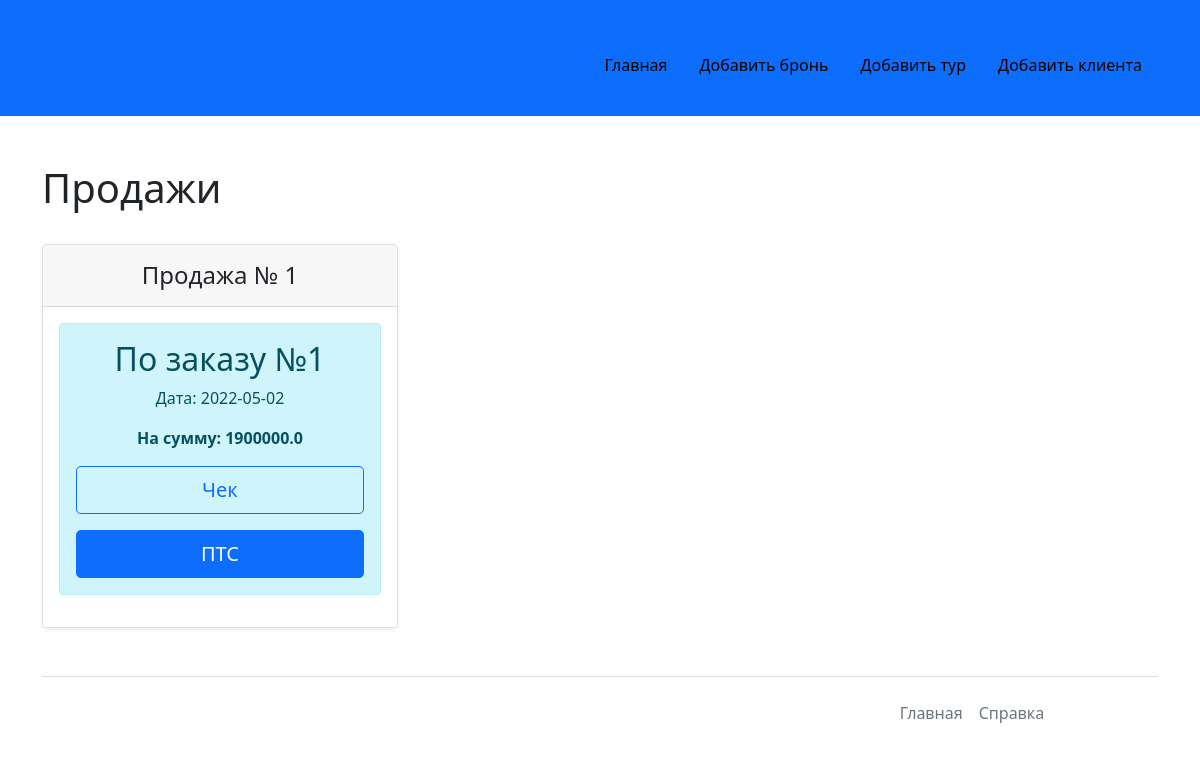
Page /reports on the committed database.
### app.py (models this page shows, shortened)
class Sale(db.Model):
    sale_id = db.Column(db.Integer, primary_key=True)
    order_id = db.Column(db.Integer, db.ForeignKey('order.order_id'), nullable=False)
    sale_cost = db.Column(db.Float, nullable=False)
    sale_date = db.Column(db.Date, nullable=False, default=datetime.utcnow())
    sale_entries = db.relationship('SaleEntry', backref='sale')

### app.py (the view)
@app.route('/reports')
def show_reports():
    sales = Sale.query.order_by(Sale.sale_id).all()
    return render_template("reports.html", sales=sales)

### templates/reports.html (shortened to what this page needs)
{% extends "base.html" %}
{% block html_body %}
    <div class="container mt-5">
        <h1>Продажи</h1><br>
        <div class="row row-cols-1 row-cols-md-3 mb-3 text-center">
            {% if sales|length > 0 %}
                {% for sale in sales %}
                    <div class="col">
                        <div class="card mb-4 rounded-3 shadow-sm">
                            <div class="card-header py-3">
                                <h4 class="my-0 fw-normal">Продажа № {{ sale.sale_id }}</h4>
                            </div>
                            <div class="card-body">
                                <div class="alert alert-info">
                                    <h2>По заказу №{{ sale.order_id }}</h2>
                                    <p>Дата: {{ sale.sale_date }}</p>
                                    <p><b>На сумму: {{ sale.sale_cost }}</b></p>
                                    <a href="/show-cost/{{ sale.sale_id }}" class="w-100 btn btn-lg btn-outline-primary">Чек</a>
                                    <a href="/show-pts/{{ sale.sale_id }}" class="w-100 btn btn-lg btn-primary">ПТС</a>
                                </div>
                            </div>
                        </div>
                    </div>
                {% endfor %}
            {% endif %}
        </div>
    </div>
{% endblock %}

### rows in the picture
Sale: sale_id "1", order_id "1", sale_date "2022-05-02", sale_cost "1900000.0"
